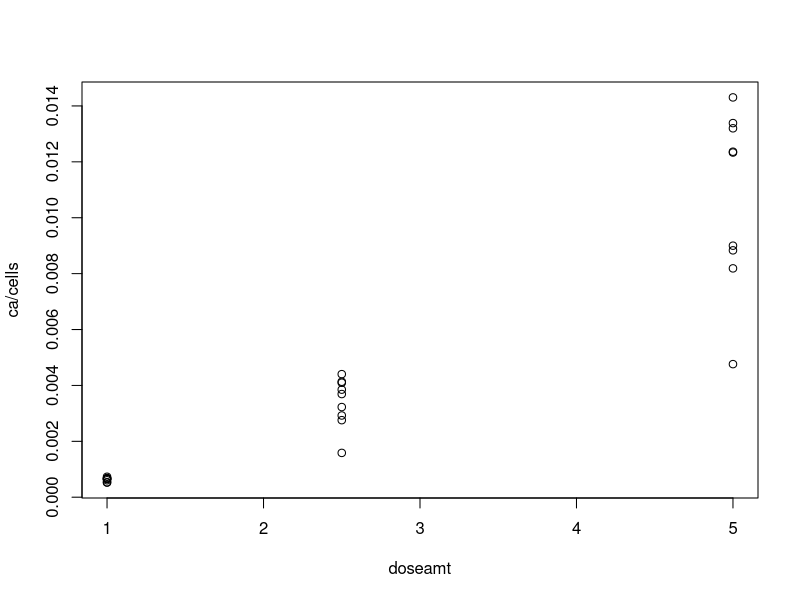
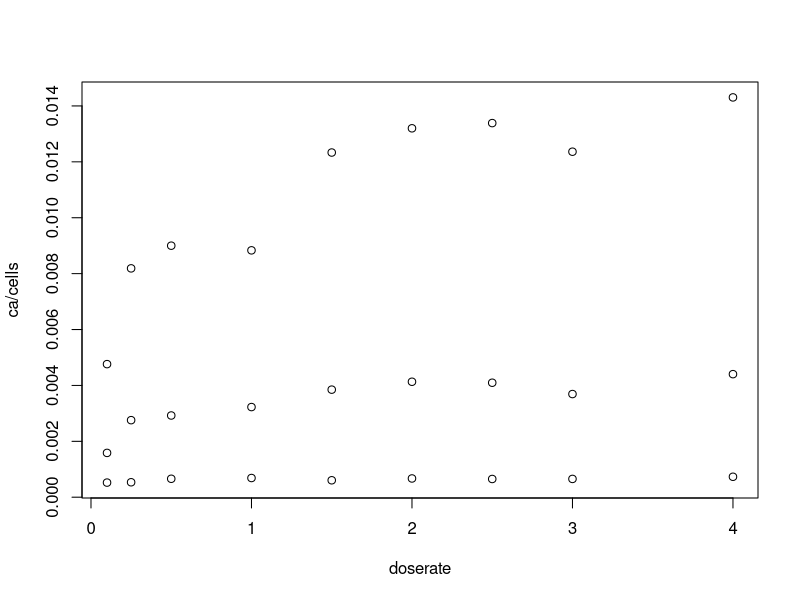
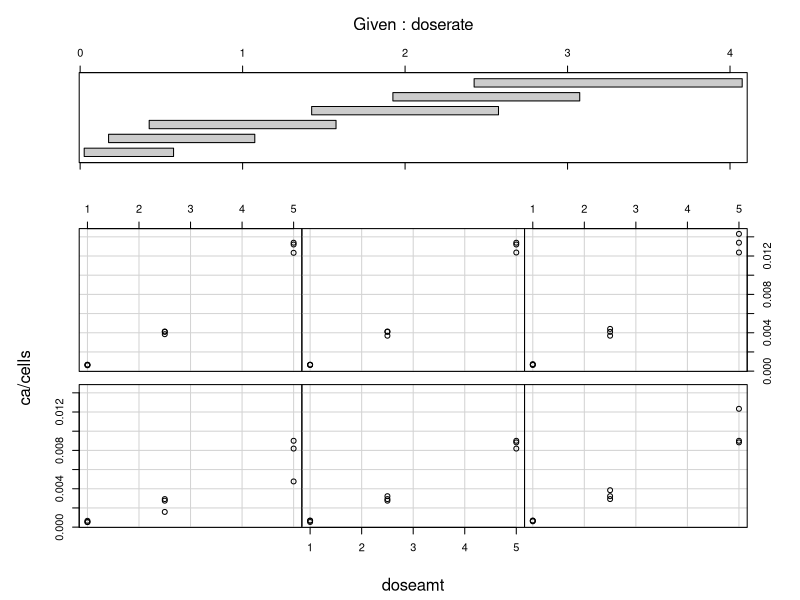
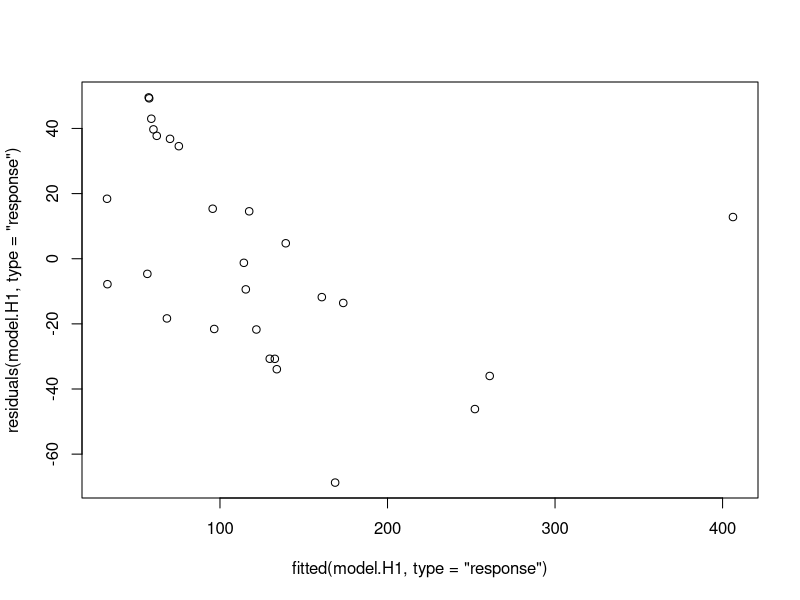
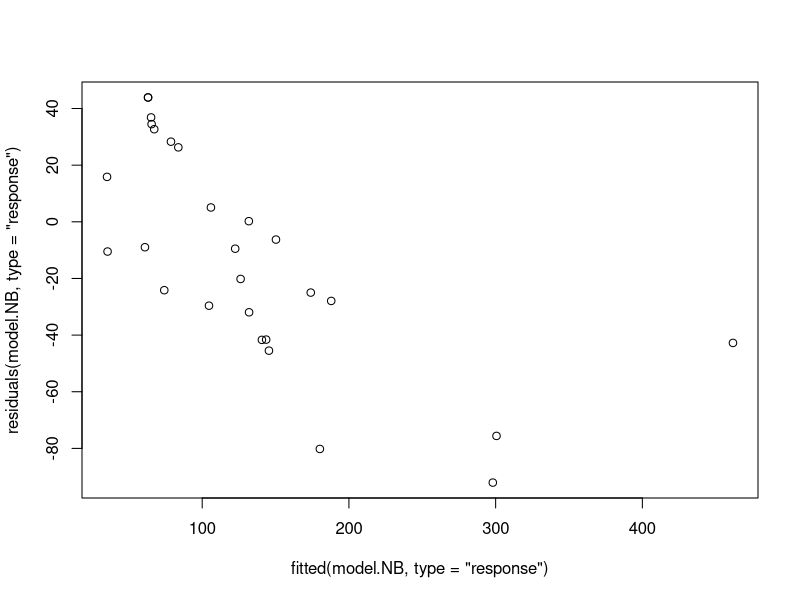
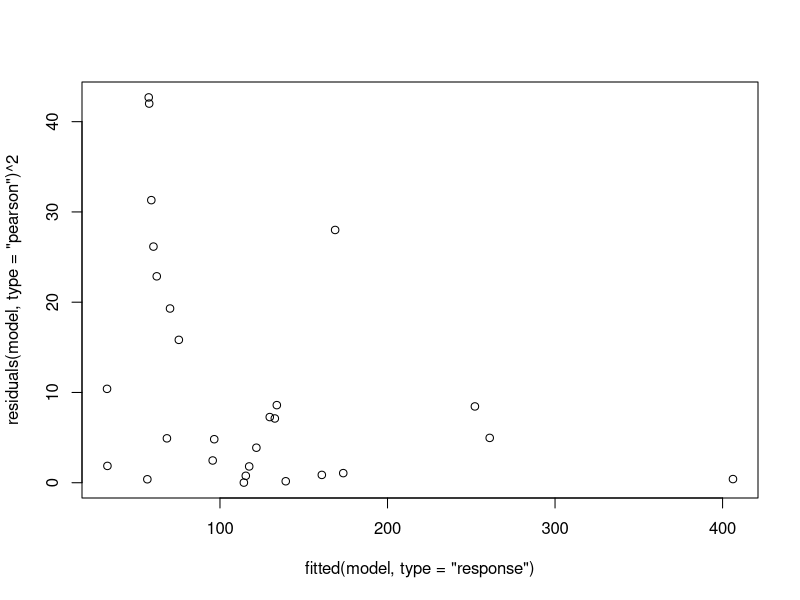
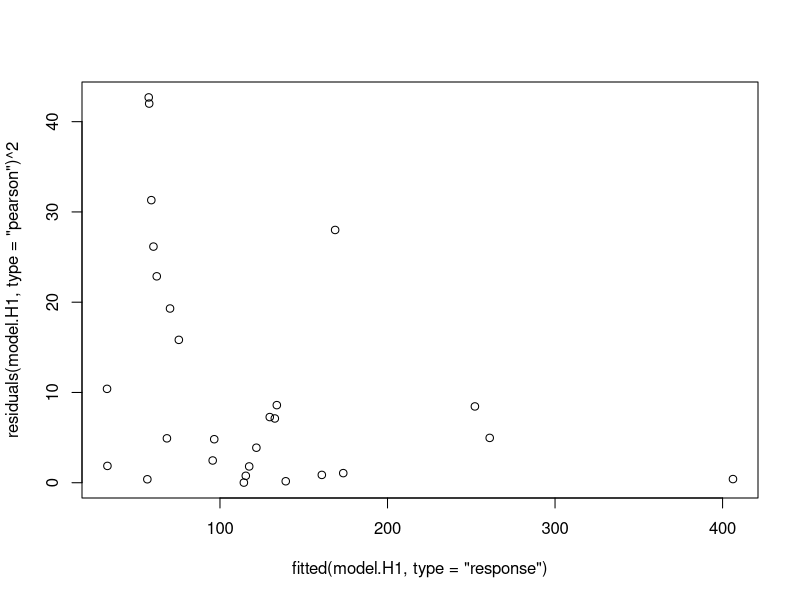
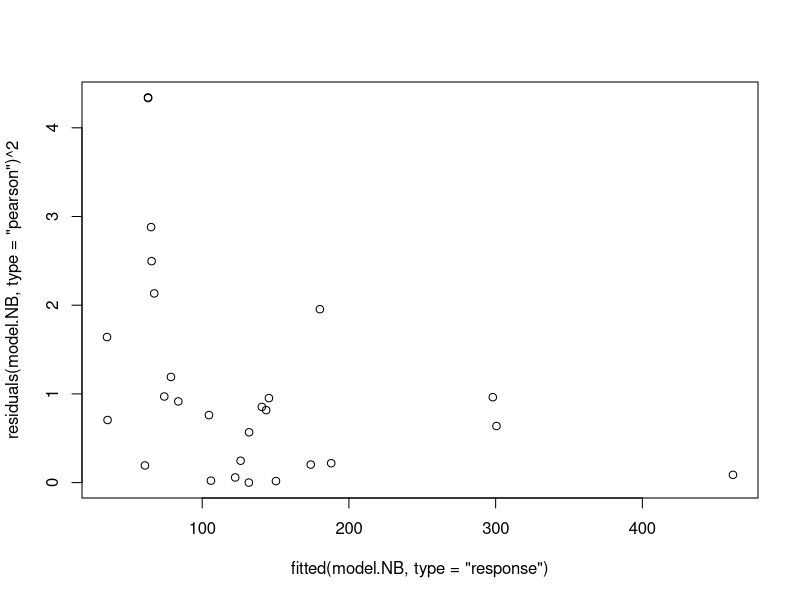

Write the R code that produced these figures, in order.
data<-read.table("chromoabnormal.txt", sep="\t", dec=".", header=TRUE)
attach(data)

##a
y<-ca/cells
plot(ca/cells~doseamt)
plot(ca/cells~doserate)
coplot(ca/cells~doseamt| doserate)

model.main<-glm(ca~offset(log(cells))+doseamt+doserate, family=poisson(link="log"), data=data)
summary(model.main)
model<-glm(ca~offset(log(cells))+doseamt+doserate+doseamt:doserate, family=poisson(link="log"), data=data)
summary(model)
AIC(model.main)
AIC(model)

model.matrix(model)
newdata<-data.frame(cells=64070,doseamt=4, doserate=0.75)
mu.hat<-predict(model, newdata=newdata, type="response")
mu.hat # 311.3886

ratio.estimate<-mu.hat/newdata$cells
ratio.estimate

xf<-t(cbind(1,4,0.75,4*0.75))
exp(log(64070)+t(xf)%*%coef(model))

##b
newdata<-data.frame(cells=median(data$cells),doseamt=4, doserate=0.75)
pred<-predict(model, newdata=newdata, type="response")
pred

xf<-t(cbind(1,4,0.75,4*0.75))

Var.eYf<-pred*(1+pred*t(xf)%*%vcov(model)%*%xf)
lower.Yf<-pred-qnorm(0.9)*sqrt(Var.eYf)
upper.Yf<-pred+qnorm(0.9)*sqrt(Var.eYf)
lower.Yf
upper.Yf

ratio.prediction<-pred/newdata$cells
ratio.prediction # 0.004860

Var.eZf<-((1/newdata$cells)^2)*Var.eYf
lower.Zf<-ratio.prediction-qnorm(0.9)*sqrt(Var.eZf)
upper.Zf<-ratio.prediction+qnorm(0.9)*sqrt(Var.eZf)
lower.Zf
upper.Zf

model.anova<-glm(ca~offset(log(cells))+factor(doseamt)*factor(doserate), family=poisson(link="log"), data=data)
summary(model.anova)

model.matrix(model.anova)

##c
model.H0<-glm(ca~offset(log(cells))+doseamt, family=quasipoisson(link="log"), data=data)
model.H1<-glm(ca~offset(log(cells))+doseamt*doserate, family=quasipoisson(link="log"), data=data)
summary(model.H1)
anova(model.H0, model.H1, test="F")
anova(model.H0, model.H1, test="F")$F[2] # 5.363

model.H0<-glm(ca~offset(log(cells))+doseamt, family=poisson(link="log"), data=data)
model.H1<-glm(ca~offset(log(cells))+doseamt*doserate, family=poisson(link="log"), data=data)
anova(model.H0, model.H1, test="Chi")

##d
model.H1<-glm(ca~offset(log(cells))+doseamt*doserate, family=quasipoisson(link="log"), data=data)

MSE.i<-mean((ca-predict(model, newdata=data, type="response"))^2)
MSE.ii<-mean((ca-predict(model.H1, newdata=data, type="response"))^2)
library(MASS)
model.NB<-glm.nb(ca~offset(log(cells))+doseamt*doserate, data=data)
summary(model.NB)
MSE.iii<-mean((ca-predict(model.NB, newdata=data, type="response"))^2)

MSE.i
MSE.ii
MSE.iii

AIC(model)  
AIC(model.H1) 
AIC(model.NB) 

plot(fitted(model.H1, type="response"), residuals(model.H1, type="response"))
plot(fitted(model.NB, type="response"), residuals(model.NB, type="response"))

plot(fitted(model, type="response"), residuals(model, type="pearson")^2)
plot(fitted(model.H1, type="response"), residuals(model.H1, type="pearson")^2)
plot(fitted(model.NB, type="response"), residuals(model.NB, type="pearson")^2)

# poisson distribution
